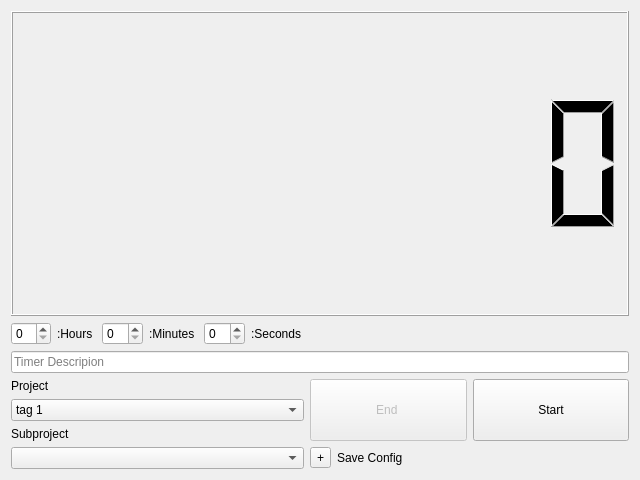
<?xml version="1.0" encoding="UTF-8"?>
<ui version="4.0">
 <class>CountdownTimer</class>
 <widget class="QWidget" name="CountdownTimer">
  <property name="geometry">
   <rect>
    <x>0</x>
    <y>0</y>
    <width>640</width>
    <height>480</height>
   </rect>
  </property>
  <property name="windowTitle">
   <string>Form</string>
  </property>
  <layout class="QGridLayout" name="gridLayout">
   <item row="0" column="0" colspan="3">
    <widget class="QLCDNumber" name="ct_lcd">
     <property name="digitCount">
      <number>8</number>
     </property>
    </widget>
   </item>
   <item row="1" column="0" colspan="3">
    <widget class="QWidget" name="cd_input_widget" native="true">
     <property name="sizePolicy">
      <sizepolicy hsizetype="Preferred" vsizetype="Maximum">
       <horstretch>0</horstretch>
       <verstretch>0</verstretch>
      </sizepolicy>
     </property>
     <layout class="QGridLayout" name="gridLayout_11" rowstretch="0">
      <property name="sizeConstraint">
       <enum>QLayout::SetDefaultConstraint</enum>
      </property>
      <property name="leftMargin">
       <number>0</number>
      </property>
      <property name="topMargin">
       <number>0</number>
      </property>
      <property name="rightMargin">
       <number>0</number>
      </property>
      <property name="bottomMargin">
       <number>0</number>
      </property>
      <property name="verticalSpacing">
       <number>6</number>
      </property>
      <item row="0" column="4">
       <widget class="QSpinBox" name="ct_SecsIn">
        <property name="sizePolicy">
         <sizepolicy hsizetype="Maximum" vsizetype="Fixed">
          <horstretch>0</horstretch>
          <verstretch>0</verstretch>
         </sizepolicy>
        </property>
        <property name="maximum">
         <number>59</number>
        </property>
       </widget>
      </item>
      <item row="0" column="2">
       <widget class="QSpinBox" name="ct_MinsIn">
        <property name="sizePolicy">
         <sizepolicy hsizetype="Maximum" vsizetype="Fixed">
          <horstretch>0</horstretch>
          <verstretch>0</verstretch>
         </sizepolicy>
        </property>
        <property name="maximum">
         <number>59</number>
        </property>
       </widget>
      </item>
      <item row="0" column="0">
       <widget class="QSpinBox" name="ct_HourIn">
        <property name="sizePolicy">
         <sizepolicy hsizetype="Maximum" vsizetype="Fixed">
          <horstretch>0</horstretch>
          <verstretch>0</verstretch>
         </sizepolicy>
        </property>
        <property name="maximum">
         <number>11</number>
        </property>
       </widget>
      </item>
      <item row="0" column="1">
       <widget class="QLabel" name="ct_labelHour">
        <property name="sizePolicy">
         <sizepolicy hsizetype="Maximum" vsizetype="Preferred">
          <horstretch>0</horstretch>
          <verstretch>0</verstretch>
         </sizepolicy>
        </property>
        <property name="text">
         <string>:Hours </string>
        </property>
       </widget>
      </item>
      <item row="0" column="5">
       <widget class="QLabel" name="ct_labelSecs">
        <property name="text">
         <string>:Seconds</string>
        </property>
       </widget>
      </item>
      <item row="0" column="3">
       <widget class="QLabel" name="ct_labelMins">
        <property name="sizePolicy">
         <sizepolicy hsizetype="Maximum" vsizetype="Preferred">
          <horstretch>0</horstretch>
          <verstretch>0</verstretch>
         </sizepolicy>
        </property>
        <property name="text">
         <string>:Minutes </string>
        </property>
       </widget>
      </item>
     </layout>
    </widget>
   </item>
   <item row="2" column="0" colspan="3">
    <widget class="QLineEdit" name="ct_TimerDesc">
     <property name="placeholderText">
      <string>Timer Descripion</string>
     </property>
    </widget>
   </item>
   <item row="3" column="0">
    <widget class="QLabel" name="label_3">
     <property name="sizePolicy">
      <sizepolicy hsizetype="Minimum" vsizetype="Maximum">
       <horstretch>0</horstretch>
       <verstretch>0</verstretch>
      </sizepolicy>
     </property>
     <property name="text">
      <string>Project</string>
     </property>
    </widget>
   </item>
   <item row="3" column="1" rowspan="3" colspan="2">
    <widget class="QWidget" name="widget" native="true">
     <property name="sizePolicy">
      <sizepolicy hsizetype="Minimum" vsizetype="Minimum">
       <horstretch>0</horstretch>
       <verstretch>0</verstretch>
      </sizepolicy>
     </property>
     <layout class="QHBoxLayout" name="horizontalLayout">
      <property name="leftMargin">
       <number>0</number>
      </property>
      <property name="topMargin">
       <number>0</number>
      </property>
      <property name="rightMargin">
       <number>0</number>
      </property>
      <property name="bottomMargin">
       <number>0</number>
      </property>
      <item>
       <widget class="QPushButton" name="ct_EndButton">
        <property name="enabled">
         <bool>false</bool>
        </property>
        <property name="sizePolicy">
         <sizepolicy hsizetype="Minimum" vsizetype="MinimumExpanding">
          <horstretch>0</horstretch>
          <verstretch>0</verstretch>
         </sizepolicy>
        </property>
        <property name="text">
         <string>End </string>
        </property>
       </widget>
      </item>
      <item>
       <widget class="QPushButton" name="ct_PlayPauseButton">
        <property name="sizePolicy">
         <sizepolicy hsizetype="Minimum" vsizetype="Preferred">
          <horstretch>0</horstretch>
          <verstretch>0</verstretch>
         </sizepolicy>
        </property>
        <property name="text">
         <string>Start</string>
        </property>
       </widget>
      </item>
     </layout>
    </widget>
   </item>
   <item row="4" column="0">
    <widget class="QComboBox" name="ct_ProjectCb">
     <property name="currentIndex">
      <number>0</number>
     </property>
     <property name="insertPolicy">
      <enum>QComboBox::InsertAtBottom</enum>
     </property>
     <item>
      <property name="text">
       <string>tag 1</string>
      </property>
     </item>
     <item>
      <property name="text">
       <string>tag 2</string>
      </property>
     </item>
    </widget>
   </item>
   <item row="5" column="0">
    <widget class="QLabel" name="label_2">
     <property name="sizePolicy">
      <sizepolicy hsizetype="Preferred" vsizetype="Maximum">
       <horstretch>0</horstretch>
       <verstretch>0</verstretch>
      </sizepolicy>
     </property>
     <property name="text">
      <string>Subproject</string>
     </property>
    </widget>
   </item>
   <item row="6" column="0">
    <widget class="QComboBox" name="ct_SubProjectCb">
     <property name="currentText">
      <string/>
     </property>
     <property name="sizeAdjustPolicy">
      <enum>QComboBox::AdjustToContents</enum>
     </property>
     <property name="placeholderText">
      <string>sub project</string>
     </property>
     <item>
      <property name="text">
       <string>New Item</string>
      </property>
     </item>
     <item>
      <property name="text">
       <string>New Item</string>
      </property>
     </item>
     <item>
      <property name="text">
       <string>New Item</string>
      </property>
     </item>
     <item>
      <property name="text">
       <string>New Item</string>
      </property>
     </item>
     <item>
      <property name="text">
       <string>New Item</string>
      </property>
     </item>
    </widget>
   </item>
   <item row="6" column="1">
    <widget class="QToolButton" name="ct_SaveConfig">
     <property name="text">
      <string>+</string>
     </property>
    </widget>
   </item>
   <item row="6" column="2">
    <widget class="QLabel" name="label">
     <property name="text">
      <string>Save Config</string>
     </property>
    </widget>
   </item>
  </layout>
 </widget>
 <resources/>
 <connections/>
</ui>
